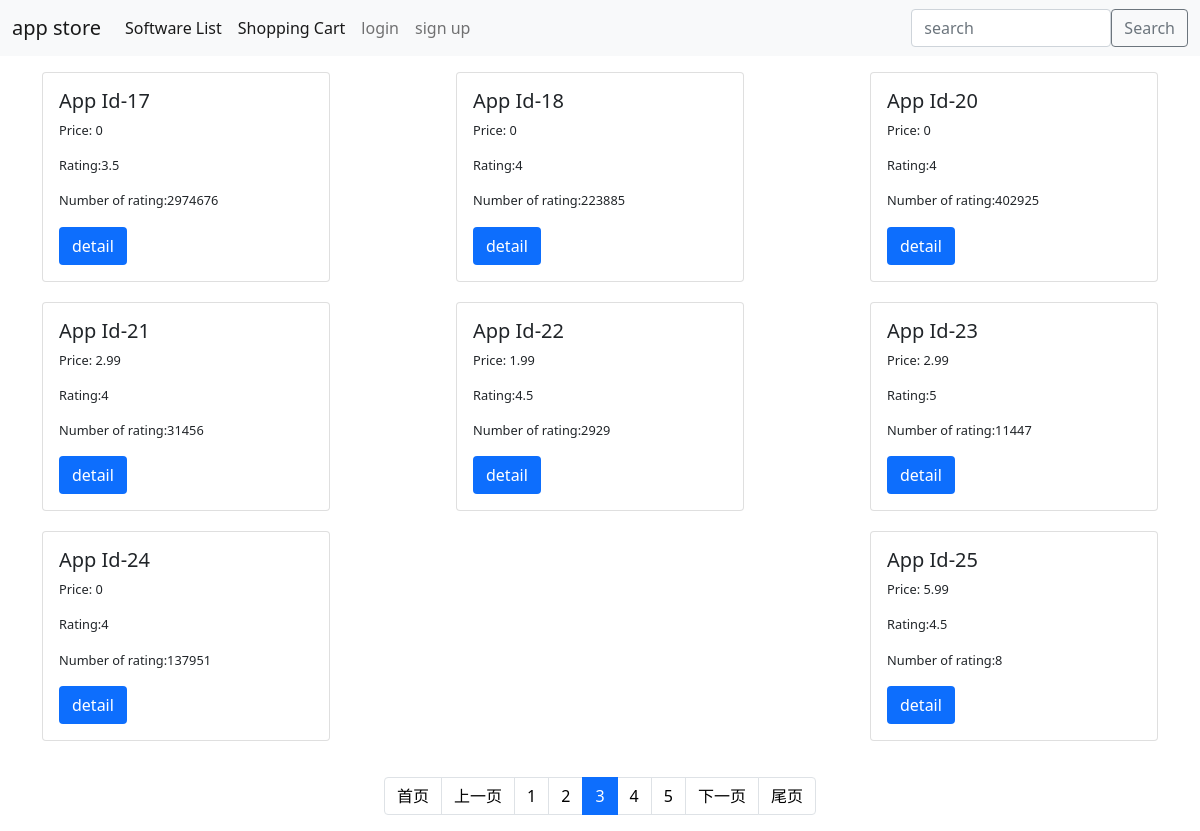
/?page=3, run on the app's committed database.
### parse_data/models.py (models this page shows, shortened)
class Product(models.Model):
    id = models.AutoField(primary_key=True)
    currency = models.CharField(max_length=10)
    price = models.CharField(max_length=10)
    rating_count_tot = models.CharField(max_length=10)
    user_rating = models.CharField(max_length=10)
    class Meta:
        db_table = 'product'

### product/views.py (the view)
# urls.py: path('', views.index, name='index'),
def index(request):
    products_list = Product.objects.all().order_by('id')
    search_query = request.GET.get('search_query')
    if search_query is not None:
        search_query_digits = re.findall(r'\d+', search_query)
        if search_query_digits:
            search_query = int(search_query_digits[0])
        else:
            search_query = None
    search_field = 'id'
    if search_query:
        products_list = products_list.filter(**{f"{search_field}__icontains": search_query})
    paginator = Paginator(products_list, 8)  # Display 8 products per page
    page = request.GET.get('page') or 1  # If the requested page number is not set or is an empty string, set to 1
    try:
        products = paginator.page(page)
    except PageNotAnInteger:
        products = paginator.page(1)
    except EmptyPage:
        products = paginator.page(paginator.num_pages)
    return render(request, 'index.html', {'products':products,'search_query': search_query})

### product/templates/index.html (shortened to what this page needs)
<!DOCTYPE html>
<html>
<head>
  <link rel="stylesheet" href="https://cdn.jsdelivr.net/npm/bootstrap@5.1.3/dist/css/bootstrap.min.css">
</head>
<body>
  <nav class="navbar navbar-expand-lg navbar-light bg-light mx-auto" style="width: 100%;">
    <div class="container-fluid">
      <a class="navbar-brand" href="/">app store</a>
      <div class="collapse navbar-collapse" id="navbarNav">
        <ul class="navbar-nav">
          <li class="nav-item">
            <a class="nav-link active" aria-current="page" href="/">Software List</a>
          </li>
          <li class="nav-item">
            <a class="nav-link active" aria-current="page" href="/order/shoppingCart">Shopping Cart</a>
          </li>
            {% if request.COOKIES.userid %}
                    <li class="nav-item">
                        <a class="nav-link active" aria-current="page" href="/order/shoppingCart">My order</a>
                    </li>
                                        <li class="nav-item">
                        <a class="nav-link" href="/order"><strong>{{ request.COOKIES.username }}</strong></a>
                    </li>
                    <li class="nav-item">
                        <a class="nav-link" href="/useradmin/logout">logout</a>
                    </li>
          {% else %}
                    <li class="nav-item">
                        <a class="nav-link" href="/useradmin/login">login</a>
                    </li>
                    <li class="nav-item">
                        <a class="nav-link" href="/useradmin/signup">sign up</a>
                    </li>
          {% endif %}
        </ul>
      </div>
      <form class="d-flex align-items-center" method="get" action="/search">
          <input class="form-control me-6" type="search" name="search_query" placeholder="search" aria-label="search" style="height: 38px; width: 200px;">
          <div class="input-group-append">
              <button class="btn btn-outline-secondary" type="submit">Search</button>
          </div>
      </form>
    </div>
  </nav>
  <div class="container my-3" style="display: flex; flex-wrap: wrap; justify-content:space-between">
    {% for item in products %}
    <div class="row row-cols-1 row-cols-md-4 g-4" style="margin-bottom: 20px;">
      <div class="col">
        <div class="card h-100">
          <div class="card-body">
            <h5 class="card-title">App Id-{{item.id}}</h5>
            <p class="card-text">Price: {{item.price}}</p>
            <p class="card-text">Rating:{{item.user_rating}} </p>
            <p class="card-text">Number of rating:{{item.rating_count_tot}}</p>
            <a href="/detail/{{item.id}}" class="btn" style="background-color:#0d6efd;color: #fff;">detail</a>
          </div>
        </div>
      </div>
    </div>
    {% endfor %}
    </div>
  <div class="pagination-container">
    <nav aria-label="Page navigation">
        <ul class="pagination justify-content-center">
            <li class="page-item {% if not products.has_previous %}disabled{% endif %}">
                <a class="page-link" href="?{% if search_query %}search_query={{ search_query|urlencode }}&{% endif %}{% if category_query %}category={{ category_query|urlencode }}&{% endif %}page=1">首页</a>
            </li>
            <li class="page-item {% if not products.has_previous %}disabled{% endif %}">
                {% if products.has_previous %}
                    <a class="page-link" href="?page={{ products.previous_page_number }}">上一页</a>
                {% else %}
                    <a class="page-link" href="?{% if search_query %}search_query={{ search_query|urlencode }}&{% endif %}{% if category_query %}category={{ category_query|urlencode }}&{% endif %}page=1">上一页</a>
                {% endif %}
            </li>
            {% with num_pages=products.paginator.num_pages current_page=products.number %}
            {% for i in products.paginator.page_range %}
                {% if i|add:-2 <= current_page and i|add:2 >= current_page %}
                    <li class="page-item {% if products.number == i %}active{% endif %}">
                        <a class="page-link" href="?{% if search_query %}search_query={{ search_query|urlencode }}&{% endif %}{% if category_query %}category={{ category_query|urlencode }}&{% endif %}page={{ i }}">{{ i }}</a>
                    </li>
                {% endif %}
            {% endfor %}
            {% endwith %}
            <li class="page-item {% if not products.has_next %}disabled{% endif %}">
                <a class="page-link" href="?{% if search_query %}search_query={{ search_query|urlencode }}&{% endif %}{% if category_query %}category={{ category_query|urlencode }}&{% endif %}page={{ products.paginator.num_pages }}">下一页</a>
            </li>
            <li class="page-item {% if not products.has_next %}disabled{% endif %}">
                <a class="page-link" href="?{% if search_query %}search_query={{ search_query|urlencode }}&{% endif %}{% if category_query %}category={{ category_query|urlencode }}&{% endif %}page={{ products.paginator.num_pages }}">尾页</a>
            </li>
        </ul>
    </nav>
  </div>
</body>
</html>

### product/templates/index.html (style rules this page uses)
.card { width: 18rem; height: 22rem; font-size: 0.8rem; }
.pagination a { color: black; }
.pagination-container { display: flex; flex-direction: column; justify-content: flex-end; align-items: center;  margin: 0; }

### data on the page
Product: id "17", price "0", user_rating "3.5", rating_count_tot "2974676"
Product: id "18", price "0", user_rating "4", rating_count_tot "223885"
Product: id "20", price "0", user_rating "4", rating_count_tot "402925"
Product: id "21", price "2.99", user_rating "4", rating_count_tot "31456"
Product: id "22", price "1.99", user_rating "4.5", rating_count_tot "2929"
Product: id "23", price "2.99", user_rating "5", rating_count_tot "11447"
Product: id "24", price "0", user_rating "4", rating_count_tot "137951"
Product: id "25", price "5.99", user_rating "4.5", rating_count_tot "8"

### other printed values
{{ i }} "1" "2" "3" "4" "5"
